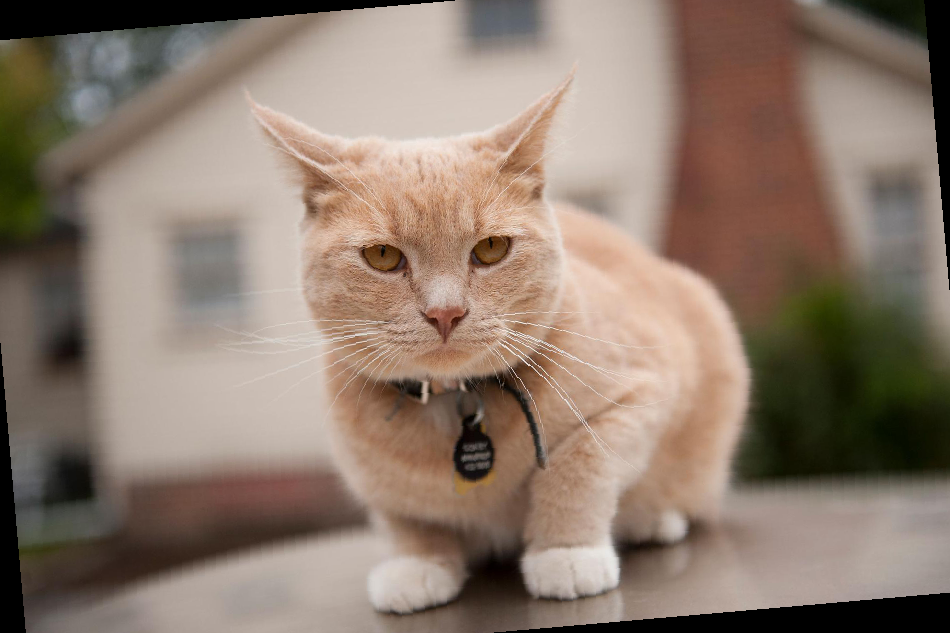
#> input picture cat_neardup.png, 950 x 633 px
$ python geometry.py
#> lines starting #> are read from the running program, lines starting #| are printed output that depends on the picture; pictures that were not available may be replaced by others from this repository, and a replacement may not be noted
#!/usr/bin/env python3
# -*- coding: utf-8 -*-
"""
geometry.py
Created on Sep 02 2019 14:58
Determine number of geometry matching points between two images.

ref1: homography
https://opencv-python-tutroals.readthedocs.io/en/latest/py_tutorials/py_feature2d/py_feature_homography/py_feature_homography.html
ref2: brute force search
https://docs.opencv.org/3.0-beta/doc/py_tutorials/py_feature2d/py_matcher/py_matcher.html
https://pythonprogramming.net/feature-matching-homography-python-opencv-tutorial/

@author: Tu Bui tb0035@surrey.ac.uk
"""

from __future__ import absolute_import
from __future__ import division
from __future__ import print_function

import numpy as np
import cv2
from PIL import Image


def geometry_matching(im1, im2, debug=False):
    """
    match  two images using homography
    :param im1: image array 1
    :param im2: image array 2
    :param debug: if True, visualise the key points and homography
    :return: # inliners, # total match points
    """
    MIN_MATCH_COUNT = 10
    img1 = np.copy(im1)  # don't modify destructively
    img2 = np.copy(im2)
    orb = cv2.ORB_create()
    kp1, des1 = orb.detectAndCompute(img1, None)
    kp2, des2 = orb.detectAndCompute(img2, None)
    if len(kp1) == 0 or len(kp2) == 0:  # cannot verify
        return 0, 0

    # [11 lines of commented-out code are left out]
    bf = cv2.BFMatcher(cv2.NORM_HAMMING, crossCheck=False)
    matches = bf.knnMatch(des1, des2, k=2)

    good = []
    for m in matches:
        if len(m) == 2:
            if m[0].distance < 0.6 * m[1].distance:
                good.append(m[0])

    # RANSAC
    if len(good) > MIN_MATCH_COUNT:
        src_pts = np.float32([kp1[m.queryIdx].pt for m in good]).reshape(-1, 1, 2)
        dst_pts = np.float32([kp2[m.trainIdx].pt for m in good]).reshape(-1, 1, 2)
        M, mask = cv2.findHomography(src_pts, dst_pts, cv2.RANSAC)
        matchesMask = mask.ravel().tolist()
        if debug:  # draw homography for the last run
            h, w = img1.shape
            pts = np.float32([[0, 0], [0, h - 1], [w - 1, h - 1], [w - 1, 0]]).reshape(-1, 1, 2)
            dst = cv2.perspectiveTransform(pts, M)
            img2 = cv2.polylines(img2, [np.int32(dst)], True, 255, 3, cv2.LINE_AA)
            draw_params = dict(matchColor=(0, 255, 0),  # draw matches in green color
                               singlePointColor=None,
                               matchesMask=matchesMask,  # draw only inliers
                               flags=2)
            out = cv2.drawMatches(img1, kp1, img2, kp2, good, None, **draw_params)
            Image.fromarray(out).save('res_match.png')
        return sum(matchesMask), len(good)
    else:
        # visualise the features
        if debug:
            out1 = cv2.drawKeypoints(img1, kp1, None, color=(0, 255, 0), flags=0)
            out2 = cv2.drawKeypoints(img2, kp2, None, color=(0, 255, 0), flags=0)
            images = [Image.fromarray(out1), Image.fromarray(out2)]
            widths, heights = zip(*(i.size for i in images))
            total_width = sum(widths)
            max_height = max(heights)
            new_im = Image.new('RGB', (total_width, max_height))
            x_offset = 0
            for im in images:
                new_im.paste(im, (x_offset, 0))
                x_offset += im.size[0]
            new_im.save('res_nomatch.png')
        return 0, len(good)


if __name__ == '__main__':
    path1 = '../cat_neardup.png'
    path2 = '../samples/cat.jpg'
    img1 = np.array(Image.open(path1).convert('L'))
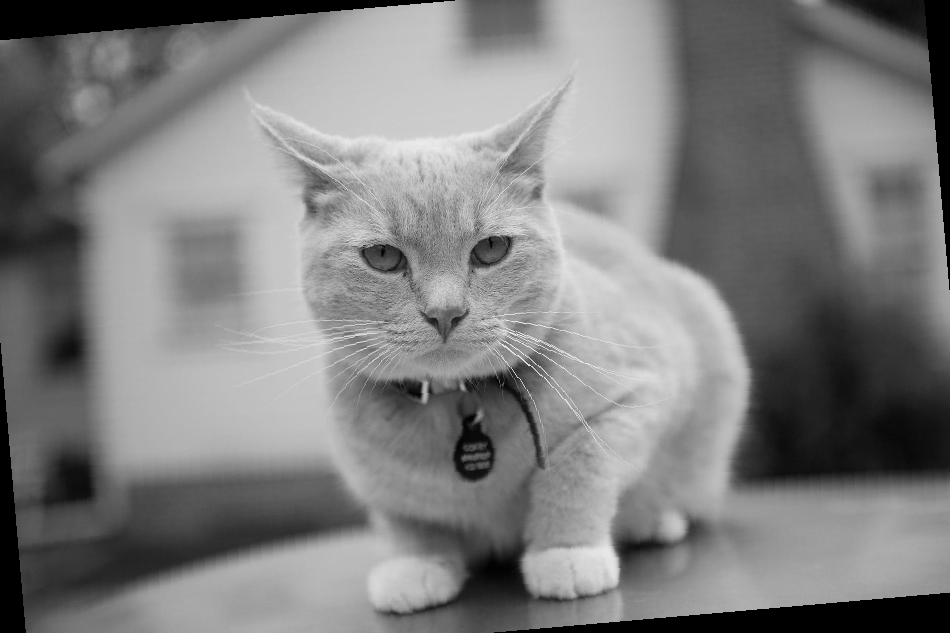
#> img1: shape (633, 950); min 0, max 253, mean 126
    img2 = np.array(Image.open(path2).convert('L'))
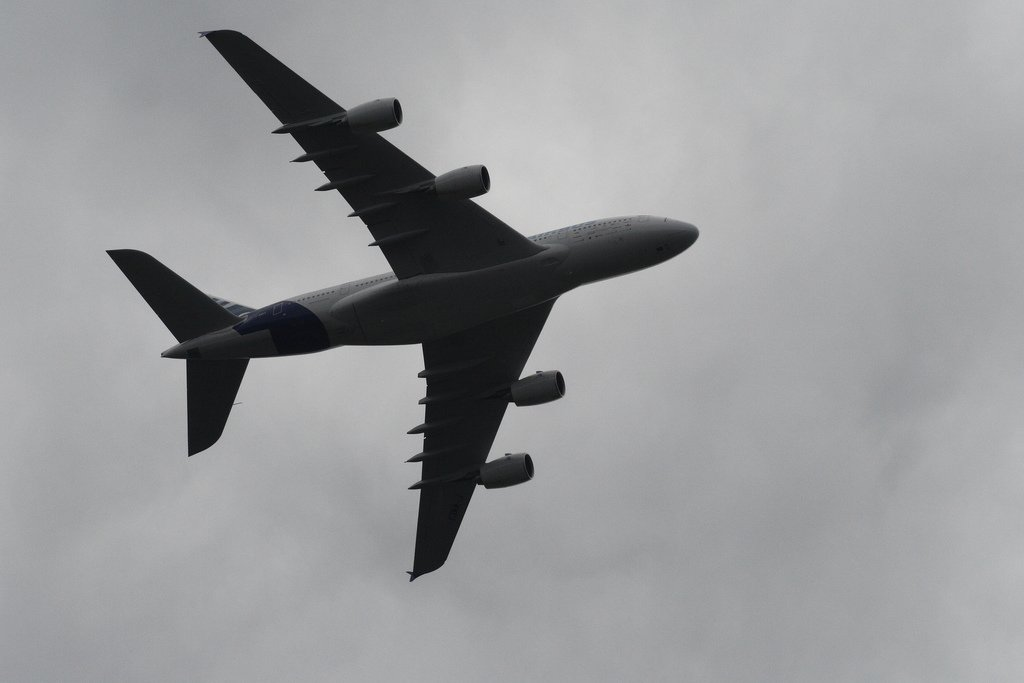
#> input picture samples/airplane1.jpg, 1024 x 683 px, given in place of cat.jpg, which was not available
    res1 = geometry_matching(img1, img2, True)
#> in geometry_matching, `kp1, des1 = orb.detectAndCompute(img1, None)`: kp1 = 500 keypoints; strongest (x, y, size): (530, 365, 31), (528, 364, 31), (510, 239, 77.1), (508, 238, 64.3)
#> in geometry_matching, `kp2, des2 = orb.detectAndCompute(img2, None)`: kp2 = 500 keypoints; strongest (x, y, size): (419, 344, 31), (424, 378, 31), (477, 197, 111.1), (471, 199, 31)
#> in geometry_matching, `matches = bf.knnMatch(des1, des2, k=2)`: matches = 500 matches
#> after the loop in geometry_matching, `for m in matches:`: good = []
#> in geometry_matching, `widths, heights = zip(*(i.size for i in images))`: widths = (950, 1024); heights = (633, 683)
#> in geometry_matching, `total_width = sum(widths)`: total_width = 1974
#> in geometry_matching, `max_height = max(heights)`: max_height = 683
#> in geometry_matching, `new_im = Image.new('RGB', (total_width, max_height))`: new_im: PIL image 1974x683 RGB; every value is 0
#> the loop in geometry_matching, `for im in images:` made 2 passes
#> x_offset on passes 1 to 2: 950, 1974
#> after the loop in geometry_matching, `for im in images:`:
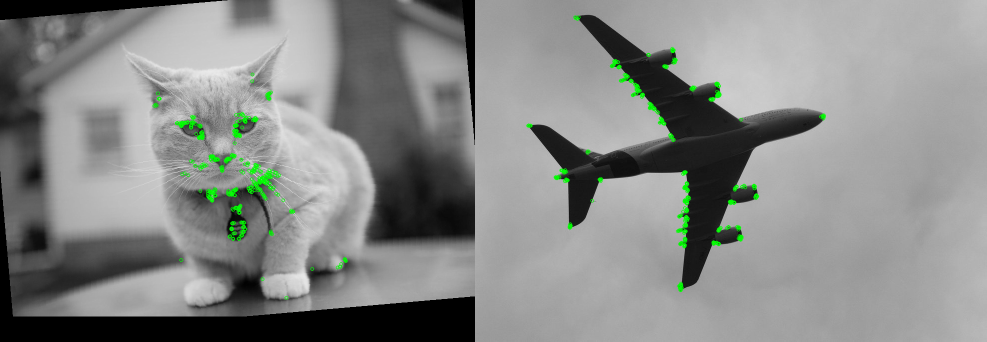
#> new_im: PIL image 1974x683 RGB (shown at 1/2 size); mean R, G, B 134.9, 137.1, 134.9
#> after the loop in geometry_matching, `for im in images:`: x_offset = 1974
#> res1 = (0, 0)
    print('inliners: {}, total: {}'.format(res1[0], res1[1]))
#| inliners: 0, total: 0
    # geometry doesn't work with flip so we must test the flip case manually
    res2 = geometry_matching(img1[:, ::-1], img2, True)
#> call 2 of geometry_matching, with debug = True
#> in geometry_matching (call 2), `img1 = np.copy(im1)  # don't modify destructively`:
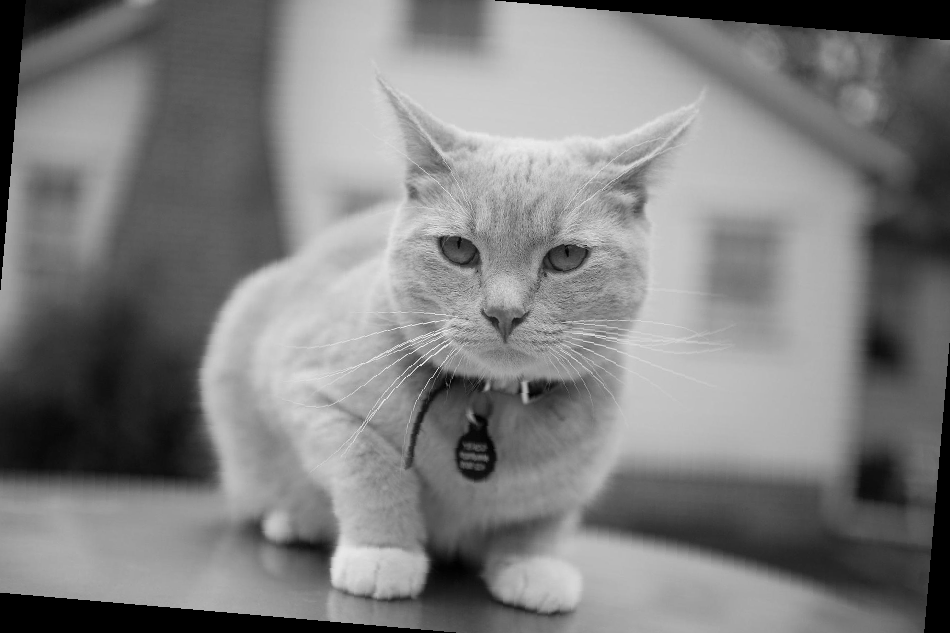
#> img1: shape (633, 950); min 0, max 253, mean 126
#> in geometry_matching (call 2), `kp1, des1 = orb.detectAndCompute(img1, None)`: kp1 = 500 keypoints; strongest (x, y, size): (419, 365, 31), (421, 364, 31), (438, 239, 77.1), (440, 238, 64.3)
#> the loop in geometry_matching (call 2), `for im in images:` made 2 passes
#> after the loop in geometry_matching (call 2), `for im in images:`:
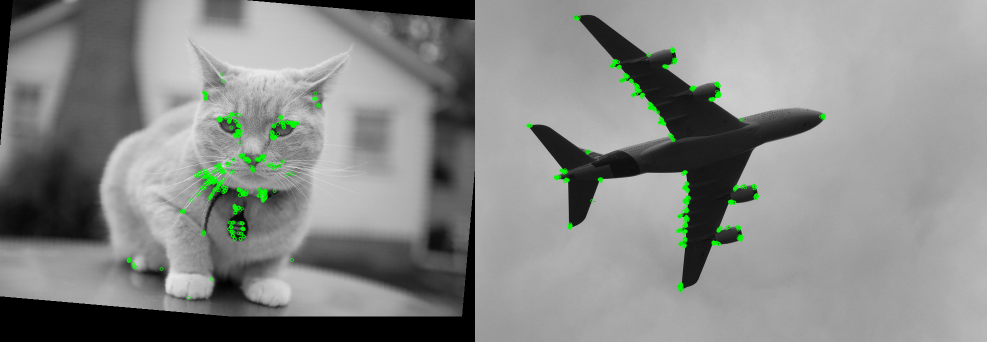
#> new_im: PIL image 1974x683 RGB (shown at 1/2 size); mean R, G, B 134.9, 137.1, 134.9
#> after the loop in geometry_matching (call 2), `for im in images:`: x_offset = 1974
#> res2 = (0, 0)
    print('flip detect: inliners: {}, total: {}'.format(res2[0], res2[1]))
#| flip detect: inliners: 0, total: 0
    if res1[0] > 10 or res2[0] > 10:
        print('Near duplication detected.')
    else:
        print('Not duplicated.')
